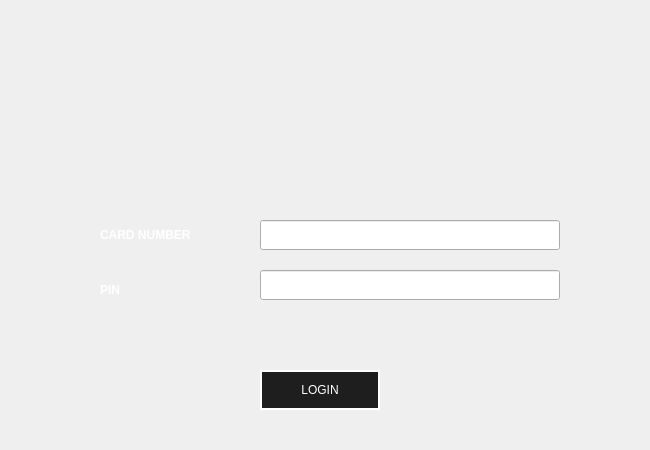
<?xml version="1.0" encoding="UTF-8"?>
<ui version="4.0">
 <class>Atm_Login</class>
 <widget class="QWidget" name="Atm_Login">
  <property name="geometry">
   <rect>
    <x>0</x>
    <y>0</y>
    <width>650</width>
    <height>450</height>
   </rect>
  </property>
  <property name="windowTitle">
   <string>LOGIN</string>
  </property>
  <property name="styleSheet">
   <string notr="true">QPushButton{
color: white;
background: transparent;
background-color: rgb(30, 30, 30);
border: 2px solid white;
}

QPushButton:hover{
background-color: rgb(30, 0, 30);
color: white;
}
QPushButton:pressed
{
font: bold;
}

</string>
  </property>
  <widget class="QLabel" name="label">
   <property name="geometry">
    <rect>
     <x>100</x>
     <y>220</y>
     <width>111</width>
     <height>31</height>
    </rect>
   </property>
   <property name="font">
    <font>
     <pointsize>9</pointsize>
     <weight>75</weight>
     <bold>true</bold>
    </font>
   </property>
   <property name="text">
    <string>&lt;html&gt;&lt;head/&gt;&lt;body&gt;&lt;p&gt;&lt;span style=&quot; color:#ffffff;&quot;&gt;CARD NUMBER&lt;/span&gt;&lt;/p&gt;&lt;/body&gt;&lt;/html&gt;</string>
   </property>
  </widget>
  <widget class="QLabel" name="label_2">
   <property name="geometry">
    <rect>
     <x>100</x>
     <y>280</y>
     <width>61</width>
     <height>21</height>
    </rect>
   </property>
   <property name="font">
    <font>
     <pointsize>9</pointsize>
     <weight>75</weight>
     <bold>true</bold>
    </font>
   </property>
   <property name="text">
    <string>&lt;html&gt;&lt;head/&gt;&lt;body&gt;&lt;p&gt;&lt;span style=&quot; color:#ffffff;&quot;&gt;PIN&lt;/span&gt;&lt;/p&gt;&lt;/body&gt;&lt;/html&gt;</string>
   </property>
  </widget>
  <widget class="QLineEdit" name="card">
   <property name="geometry">
    <rect>
     <x>260</x>
     <y>220</y>
     <width>300</width>
     <height>30</height>
    </rect>
   </property>
   <property name="maxLength">
    <number>50</number>
   </property>
  </widget>
  <widget class="QLineEdit" name="pin">
   <property name="geometry">
    <rect>
     <x>260</x>
     <y>270</y>
     <width>300</width>
     <height>30</height>
    </rect>
   </property>
   <property name="maxLength">
    <number>50</number>
   </property>
  </widget>
  <widget class="QPushButton" name="log">
   <property name="geometry">
    <rect>
     <x>260</x>
     <y>370</y>
     <width>120</width>
     <height>40</height>
    </rect>
   </property>
   <property name="text">
    <string>LOGIN</string>
   </property>
  </widget>
  <widget class="QLabel" name="label_3">
   <property name="geometry">
    <rect>
     <x>0</x>
     <y>0</y>
     <width>650</width>
     <height>450</height>
    </rect>
   </property>
   <property name="minimumSize">
    <size>
     <width>650</width>
     <height>450</height>
    </size>
   </property>
   <property name="maximumSize">
    <size>
     <width>650</width>
     <height>450</height>
    </size>
   </property>
   <property name="styleSheet">
    <string notr="true">border-image: url(:/images/clientbglog.png);</string>
   </property>
   <property name="text">
    <string/>
   </property>
  </widget>
  <widget class="QLabel" name="label_4">
   <property name="geometry">
    <rect>
     <x>20</x>
     <y>20</y>
     <width>101</width>
     <height>111</height>
    </rect>
   </property>
   <property name="styleSheet">
    <string notr="true">image: url(:/images/logo.png);</string>
   </property>
   <property name="text">
    <string/>
   </property>
  </widget>
  <zorder>label_3</zorder>
  <zorder>label</zorder>
  <zorder>label_2</zorder>
  <zorder>card</zorder>
  <zorder>pin</zorder>
  <zorder>log</zorder>
  <zorder>label_4</zorder>
 </widget>
 <resources>
  <include location="resource.qrc"/>
 </resources>
 <connections/>
</ui>
